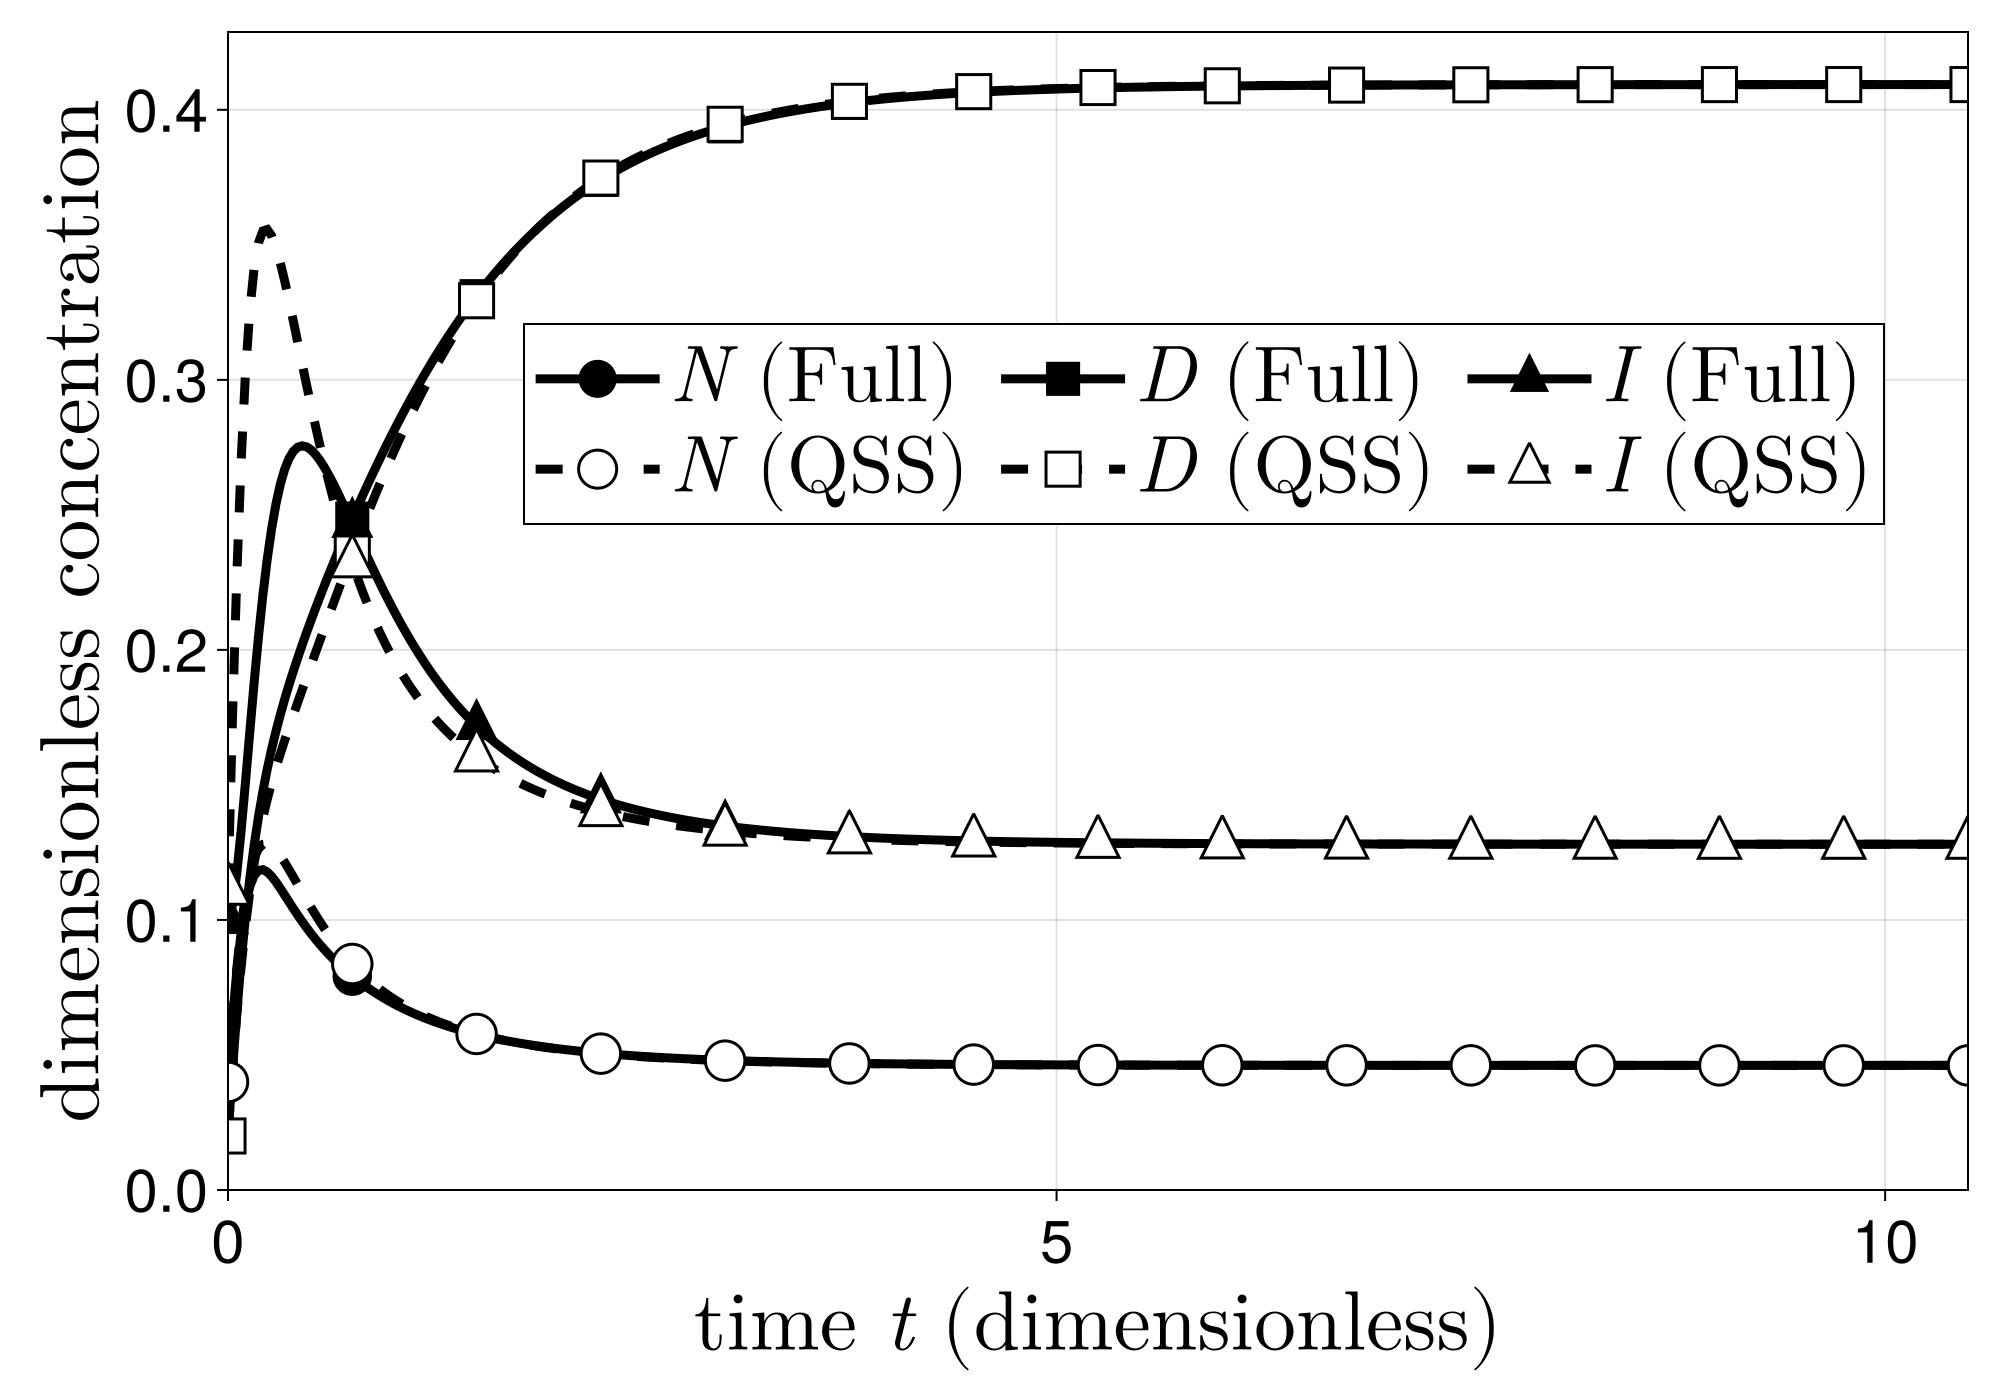

Recreate this plot in Julia.
using DifferentialEquations
using CairoMakie
_t_start = time()   # --- start runtime timer ---

function run_simulation_p2()

    # ---------------- Parameters ----------------
    β_N = 500.0
    β_D = 1000.0
    γ_I = 0.5
    γ = 0.1
    k_T = 0.00005
    k_c = 0.0005
    hill = 2              # p = 2
    Next = 500.0
    Dext = 1110.0
    I_th = 200.0

    N0 = 200.0
    D0 = 200.0
    I0 = 20.0

    # ---------------- Hill functions ----------------
    H_plus(x)  = (1 + 2*x^hill) / (1 + x^hill)
    H_minus(x) = 1 / (1 + x^hill)

    # ---------------- Full 3D system ----------------
    function f1!(du, u, p, t)
        N, D, I = u
        du[1] = β_N * H_plus(I / I_th) - k_c * N * D - k_T * N * Dext - γ * N
        du[2] = β_D * H_minus(I / I_th) - k_c * N * D - k_T * D * Next - γ * D
        du[3] = k_T * N * Dext - γ_I * I
    end

    # ---------------- QSS Reduction ----------------
    I_expr(N) = k_T * N * Dext / γ_I

    function f2!(du, u, p, t)
        N, D = u
        I = I_expr(N)
        du[1] = β_N * H_plus(I / I_th) - k_c * N * D - k_T * N * Dext - γ * N
        du[2] = β_D * H_minus(I / I_th) - k_c * N * D - k_T * D * Next - γ * D
    end

    # ---------------- Time span ----------------
    tspan = (0.0, 2500.0)

    prob1 = ODEProblem(f1!, [N0, D0, I0], tspan)
    sol1 = solve(prob1, Rodas5(), reltol=1e-8, abstol=1e-8)

    prob2 = ODEProblem(f2!, [N0, D0], tspan)
    sol2 = solve(prob2, Rodas5(), reltol=1e-8, abstol=1e-8)

    # nondimensionalization (Sec. 2): Ñ = N/(β_N/γ), D̃ = D/(β_D/γ), Ĩ = I/I_th, t̃ = γ·t
    N0scale = β_N / γ;  D0scale = β_D / γ;  I0scale = I_th
    twin = 105.0                                   # physical window (hours), only to evaluate the solution
    tdense = range(0, twin, length=400)
    tmark  = range(0, twin, length=15)
    # dimensionless trajectories (functions of physical time t)
    N1(t)=sol1(t)[1]/N0scale; D1(t)=sol1(t)[2]/D0scale; I1(t)=sol1(t)[3]/I0scale
    N2(t)=sol2(t)[1]/N0scale; D2(t)=sol2(t)[2]/D0scale; I2(t)=I_expr(sol2(t)[1])/I0scale
    xd = collect(tdense) .* γ                      # dimensionless time (smooth curves)
    xm = collect(tmark)  .* γ                      # dimensionless time (markers)

    # ---------------- Plot ----------------
    fig = CairoMakie.Figure(size = (1000, 700), fontsize = 22)

    ax = CairoMakie.Axis(
        fig[1,1],
        xlabel = L"\text{time } t \text{ (dimensionless)}",
        ylabel = L"\text{dimensionless concentration}",
        xticklabelsize = 30,
        yticklabelsize = 30,
        xlabelsize = 42,
        ylabelsize = 42
    )

    # Set display window
    CairoMakie.xlims!(ax, 0, twin*γ)
    CairoMakie.ylims!(ax, 0, nothing)

    blk = :black
    # colorblind-safe monochrome: all curves black,
    #   Full = solid line + filled marker,  QSS = dashed line + open marker,
    #   variable = marker shape (circle = N, square = D, triangle = I)

    # ---- Full model (solid line, filled markers) ----
    CairoMakie.lines!(ax, xd, N1.(tdense), color=blk, linewidth=4.5, linestyle=:solid)
    CairoMakie.lines!(ax, xd, D1.(tdense), color=blk, linewidth=4.5, linestyle=:solid)
    CairoMakie.lines!(ax, xd, I1.(tdense), color=blk, linewidth=4.5, linestyle=:solid)
    CairoMakie.scatter!(ax, xm, N1.(tmark), color=blk, marker=:circle,    markersize=28)
    CairoMakie.scatter!(ax, xm, D1.(tmark), color=blk, marker=:rect,      markersize=27)
    CairoMakie.scatter!(ax, xm, I1.(tmark), color=blk, marker=:utriangle, markersize=29)

    # ---- QSS model (dashed line, open markers) ----
    CairoMakie.lines!(ax, xd, N2.(tdense), color=blk, linewidth=4.5, linestyle=:dash)
    CairoMakie.lines!(ax, xd, D2.(tdense), color=blk, linewidth=4.5, linestyle=:dash)
    CairoMakie.lines!(ax, xd, I2.(tdense), color=blk, linewidth=4.5, linestyle=:dash)
    CairoMakie.scatter!(ax, xm, N2.(tmark), color=:white, strokecolor=blk, strokewidth=1.5, marker=:circle,    markersize=28)
    CairoMakie.scatter!(ax, xm, D2.(tmark), color=:white, strokecolor=blk, strokewidth=1.5, marker=:rect,      markersize=27)
    CairoMakie.scatter!(ax, xm, I2.(tmark), color=:white, strokecolor=blk, strokewidth=1.5, marker=:utriangle, markersize=29)

    # ---- legend: 2 rows (orientation=:horizontal, nbanks=2) -> row 1 = Full (N,D,I), row 2 = QSS (N,D,I) ----
    LE(ls) = CairoMakie.LineElement(color=blk, linewidth=4.5, linestyle=ls)
    MEf(m) = CairoMakie.MarkerElement(color=blk, marker=m, markersize=27)
    MEo(m) = CairoMakie.MarkerElement(color=:white, strokecolor=blk, strokewidth=1.5, marker=m, markersize=27)
    # interleaved so a horizontal 2-bank legend gives row1 = Full(N,D,I), row2 = QSS(N,D,I)
    elems = [[LE(:solid), MEf(:circle)],    [LE(:dash), MEo(:circle)],
             [LE(:solid), MEf(:rect)],      [LE(:dash), MEo(:rect)],
             [LE(:solid), MEf(:utriangle)], [LE(:dash), MEo(:utriangle)]]
    labels = [L"N \text{ (Full)}", L"N \text{ (QSS)}", L"D \text{ (Full)}", L"D \text{ (QSS)}", L"I \text{ (Full)}", L"I \text{ (QSS)}"]
    CairoMakie.axislegend(ax, elems, labels, position = (0.8, 0.7), labelsize = 40, patchsize = (62, 28), nbanks = 2, orientation = :horizontal)

    CairoMakie.save("compare_full_QSS_p=2.png", fig)
    println("[colorblind v] saved black/marker figure -> ", abspath("compare_full_QSS_p=2.png"))
    display(fig)

end

run_simulation_p2()
println("Running time: ", round(time() - _t_start, digits=2), " seconds")
